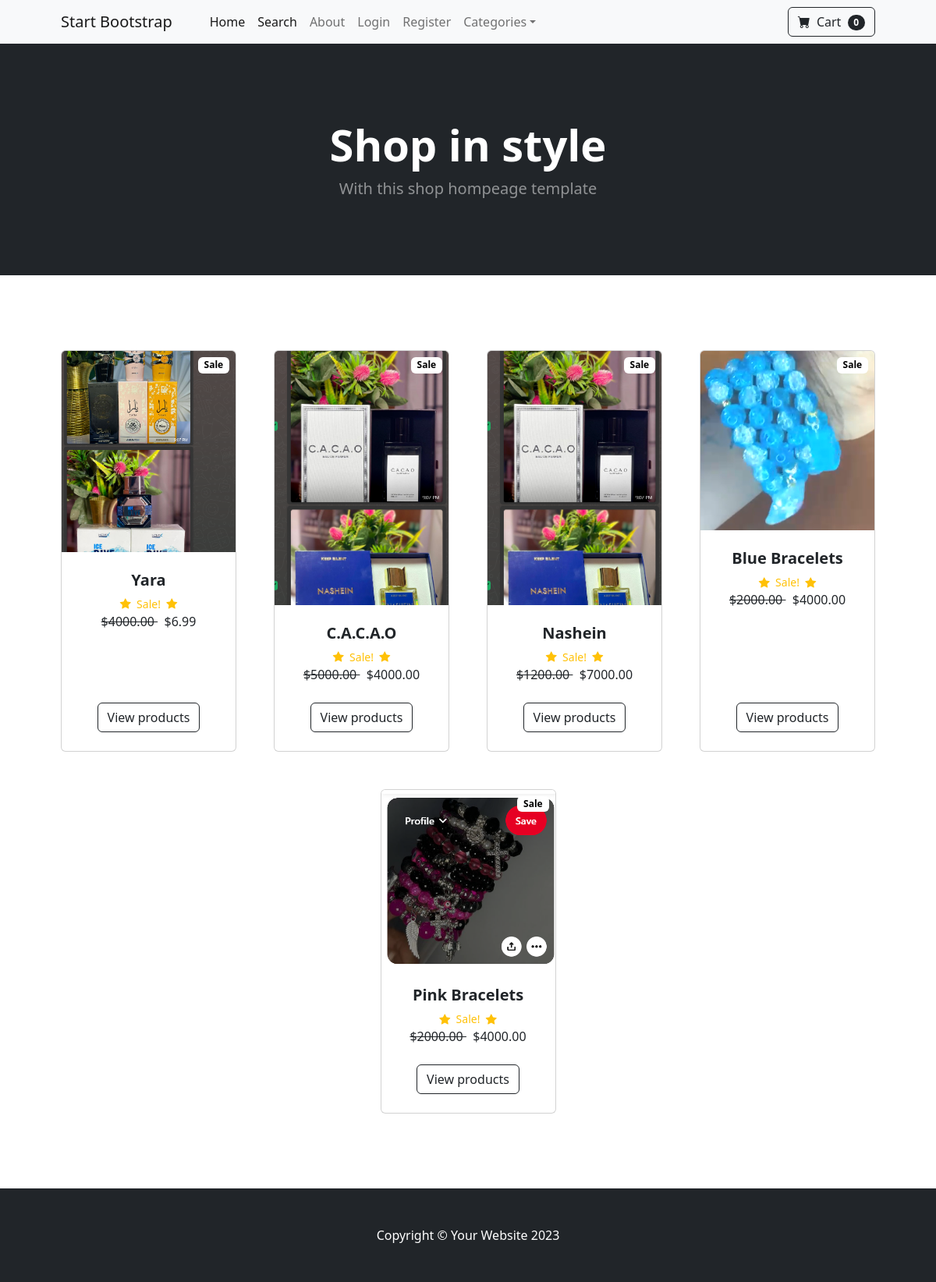
The page / on the database its author committed.
### store/models.py (models this page shows, shortened)
class Product(models.Model):
    name = models.CharField(max_length=50)
    price = models.DecimalField(default= 0, decimal_places = 2, max_digits = 6)
    category = models.ForeignKey(Category, on_delete = models.CASCADE, default = 1)
    description = models.CharField(max_length=250, default= "", blank= True, null= True)
    image = models.ImageField(upload_to = 'uploads/product/')
    is_sale = models.BooleanField(default=False)
    sale_price = models.DecimalField(default= 0, decimal_places = 2, max_digits = 6)

### store/views.py (the view)
# urls.py: path("", views.home, name = 'home'),
def home(request):
    products = Product.objects.all()
    return render(request, "home.html", {'products':products})

### cart/cart.py (called while the page is built)
    def __len__(self):
        return len(self.cart)

### cart/context_processors.py (called while the page is built)
def cart(requests):
    return {'cart' : Cart(requests)}

### store/templates/home.html
{% extends 'base.html' %}
        {% block content %}
        {% load static %}
        <header class="bg-dark py-5">
            <div class="container px-4 px-lg-5 my-5">
                <div class="text-center text-white">
                    <h1 class="display-4 fw-bolder">Shop in style</h1>
                    <p class="lead fw-normal text-white-50 mb-0">With this shop hompeage template</p>
                </div>
            </div>
        </header>
        <section class="py-5">
            <div class="container px-4 px-lg-5 mt-5">
                <div class="row gx-4 gx-lg-5 row-cols-2 row-cols-md-3 row-cols-xl-4 justify-content-center">
                    {% for product in products %}
                        {% if product.is_sale %}
                        <div class="col mb-5">
                        <div class="card h-100">
                            <div class = 'badge bg-white text-black position-absolute' style = 'top: 0.5rem; right: 0.5rem;'>Sale</div>
                            <img class="card-img-top" src="{{ product.image.url }}" alt="..." />
                            <div class="card-body p-4">
                                <div class="text-center">
                                    <h5 class="fw-bolder">{{ product.name }}</h5>
                                    <div class = 'd-flex justify-content-center small text-warning nb-2'>
                                        <div class = 'bi-star-fill'></div>
                                        &nbsp;&nbsp;Sale!&nbsp;&nbsp;
                                        <div class = 'bi-star-fill'></div>
                                    </div>
                                    <strike>
                                        ${{ product.price }}
                                    </strike>
                                    &nbsp;
                                    ${{ product.sale_price }}
                                </div>
                            </div>
                            <div class="card-footer p-4 pt-0 border-top-0 bg-transparent">
                                <div class="text-center"><a class="btn btn-outline-dark mt-auto" href="{% url 'product' product.id %}">View products</a></div>
                            </div>
                        </div>
                    </div>
                        {% endif %}
                    {% endfor %}
            </div>
        </section>
        {% endblock %}

### rows shown on the page
Product: image (picture), name "Yara", price "4000.00", sale_price "6.99"
Product: image (picture), name "C.A.C.A.O", price "5000.00", sale_price "4000.00"
Product: image (picture), name "Nashein", price "1200.00", sale_price "7000.00"
Product: image (picture), name "Blue Bracelets", price "2000.00", sale_price "4000.00"
Product: image (picture), name "Pink Bracelets", price "2000.00", sale_price "4000.00"

### other values the page prints
{{ cart|length }} "0"
